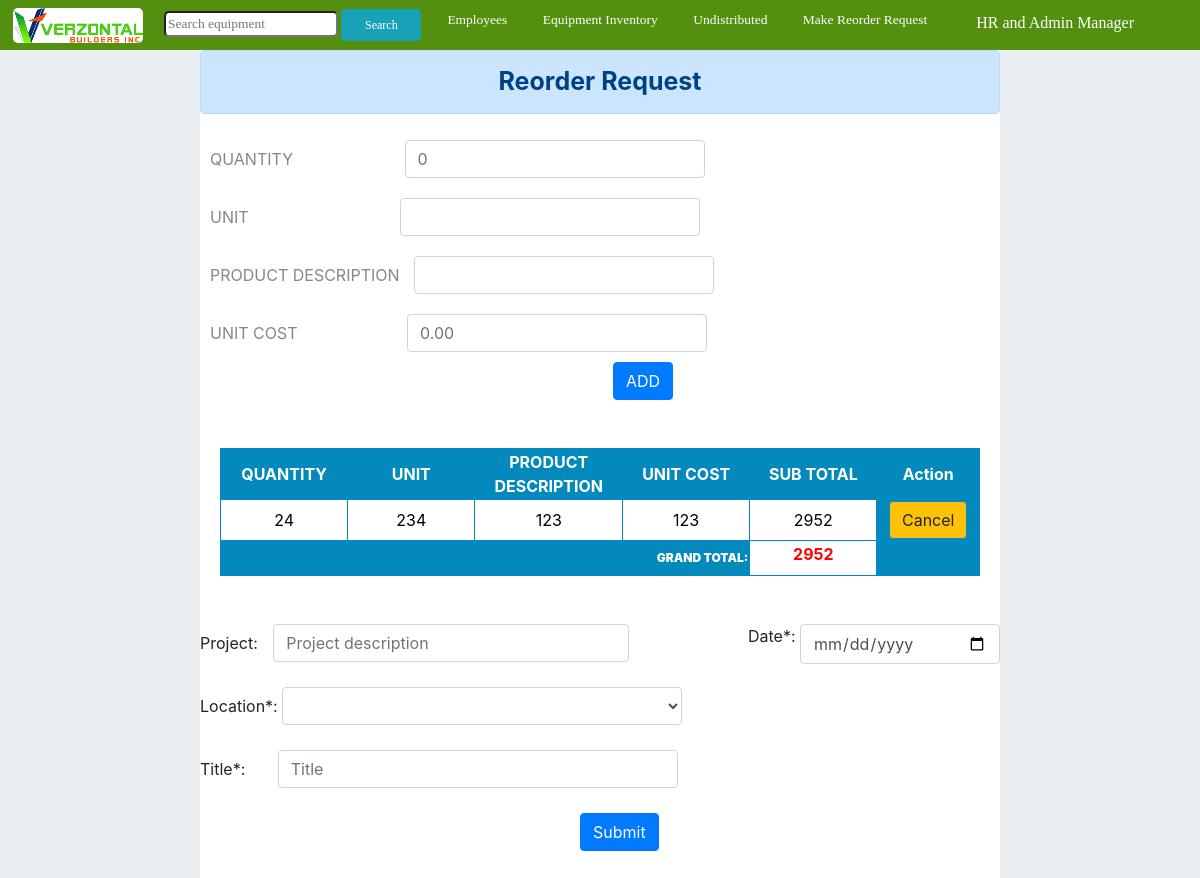
The page /reorder.php (signed in) on the database its author committed.
### tables this page shows
CREATE TABLE `save_reorder` (
  `id` int(255) NOT NULL,
  `qty` int(11) NOT NULL,
  `unit` varchar(255) NOT NULL,
  `pdesc` varchar(255) NOT NULL,
  `unit_cost` int(11) NOT NULL
);

### reorder.php (the view, shortened to what this page needs)
<!DOCTYPE html>
<html>
<head><title>Reorder</title>
<?php
include "header.php";
 ?>
</head>
<body>
   <div class="first-header">
         <ul>
    <a href="dashboard.php" style="float:left; margin-top:3px;margin-left:6px;"><img src="icon/logo.png" alt="logo" height="45" width="140" id="imgnav"></a>
    <li>
      <div id="searchdiv-form" style="float:left;margin-top:-1px;margin-left:16px;">
        <section style="float:left;">
      <form id="search-form" action="search-session.php" method="POST" class="">
      <input type="text" id="search-input" name="q" style="border-radius: 5px;" placeholder="Search equipment" value="<?php  echo isset($_GET['q']) ? $_GET['q'] : null; ?>">
      <input type="submit" name="submit-button" value="Search" class="btn btn-info" style="width:80px;font-size:12px;">
    </form>
  </section>
  </div>
    </li>
    <li><a href="dashboard.php">Employees</a></li>
    <li><a href="equipment.php?section=">Equipment Inventory</a></li>
    <li><a href="undistributed.php">Undistributed</a></li>
    <li><a href="reorder.php">Make Reorder Request</a></li>
   <div class="dropdown" style="float:right;margin-right:40px;margin-top:-15px;">
   <?php echo $_SESSION['SESS_ROLE'];?>
  </div>
  </ul>
</div>
<div style="padding-bottom:100%;background-color:white;margin-left:200px;margin-right:200px;">
  <div class="alert alert-primary" role="alert" style="text-align:center;font-size:25px;"><strong>Reorder Request</strong></div>
<form action="savereorder.php" method="POST">
 <span style="margin-left:10px;color:#878787;">QUANTITY</span>
  <input type="number" placeholder="0" name="qty" class="form-control" style="width:300px;margin:10px;margin-left:107px;" required><br>
  <span style="margin-left:10px;color:#878787;">UNIT</span>
  <input type="text" name="unit" class="form-control" style="width:300px;margin:10px;margin-left:147px;" required><br>
  <span style="margin-left:10px;color:#878787;">PRODUCT DESCRIPTION</span>
  <input type="text" name="pdesc" class="form-control" style="width:300px;margin:10px;"><br>
<span style="margin-left:10px;color:#878787;">UNIT COST</span>
  <input type="number" step="0.00" placeholder="0.00" name="unitcost" class="form-control" style="width:300px;margin:10px;margin-left:105px;" required><br>
  <input type="submit" name="submit" value="ADD" class="btn btn-primary" style="margin-left:413px;">
</form><br><br>
<table class="reorderTable" id="resultTable" data-responsive="table" style="margin-left:20px; margin-right:20px;color:white;background-color:#0389BC;text-align: center;border-color:#0389BC;">
  <thead>
    <th style=" border: 1px solid #0389BC;" width="12%">QUANTITY</th>
    <th style=" border: 1px solid #0389BC;" width="12%">UNIT</th>
    <th style=" border: 1px solid #0389BC;" width="12%">PRODUCT DESCRIPTION</th>
    <th style=" border: 1px solid #0389BC;" width="12%">UNIT COST</th>
    <th style=" border: 1px solid #0389BC;" width="12%">SUB TOTAL</th>
    <th style=" border: 1px solid #0389BC;" width="7%">Action</th>
  </thead>
  <tbody>
    <?php
    $sql2="SELECT * FROM save_reorder";
    $result=mysqli_query($conn,$sql2);
    while($row2=mysqli_fetch_assoc($result)){
      ?>
    <tr>
        <td style=" border: 1px solid #0389BC;background-color:white;color:black;"><?php echo $row2['qty'];?></td>
        <td style=" border: 1px solid #0389BC;background-color:white;color:black;"><?php echo $row2['unit'];?></td>
        <td style=" border: 1px solid #0389BC;background-color:white;color:black;"><?php echo $row2['pdesc'];?></td>
        <td style=" border: 1px solid #0389BC;background-color:white;color:black;"><?php echo $row2['unit_cost'];?></td>
        <?php
        $a=$row2['qty'];
        $b=$row2['unit_cost'];
         ?>
          <td style=" border: 1px solid #0389BC;background-color:white;color:black;"><?php echo $a * $b;?> </td>
        <td width="90" style=" border: 1px solid #0389BC;"><button class="btn btn-mini btn-warning" style=" border: 1px solid #0389BC;" value="<?php echo $row2['id'];?>" onclick="delorder(this)"><i class="icon icon-remove"></i> Cancel </button></td>
    </tr>
<?php
}
 ?>
    <thead>
      <tr>
        <th colspan="1" style="border: 1px solid #0389BC; "></th>
        <th colspan="1" style="border: 1px solid #0389BC; "></th>
        <th colspan="2" style="font-size: 12px; text-align: right;border: 1px solid #0389BC; font-size: 12px; color: 'WHITE';"><strong>GRAND TOTAL:</strong></th>
        <td style="border: 1px solid #0389BC;background-color:white;color:black;">
          <?php
          $total=0;
          $sql3="SELECT * FROM save_reorder";
          $result3=mysqli_query($conn,$sql3);
          while($row3=mysqli_fetch_assoc($result3)){
                $aaa=$row3['qty'];
                $bbb=$row3['unit_cost'];
                $res=$aaa*$bbb;
                $total += $res;
              }  echo "<label style='color:red;'><strong>" . $total . "</strong></label>";
          ?></td><th colspan="5" style="border: 1px solid #0389BC;"></th>
      </tr>
    </thead>
  </tbody>
</table>
<br><br>
<form action="viewreorder.php" method="POST">
  <div style="width:100%;">
  <input type="date" name="date_reorder" style="float:right;width:200px;" class="form-control" required>
  <label style="float:right;">Date*:&nbsp</label>
  <label>Project:</label>
  <input type="text" name="project" class="form-control" style="margin-left:11px;width:356px;" placeholder="Project description"><br><br>
  <label>Location*:</label>
  <select name="location" class="form-control" style="width:400px;" required>
    <option></option>
    <?php
    $sql="SELECT * FROM deployment";
    $result=mysqli_query($conn,$sql);
    while($row=mysqli_fetch_assoc($result)){
      ?>
    <option><?php echo $row['deployment'];?></option>
    <?php
  }
   ?>
  </select><br><br>
  <label>Title*:</label>
  <input type="text" name="title" class="form-control" placeholder="Title" style="margin-left:28px;width:400px" required><br>
<br>
<input type="submit" name="submit" class="btn btn-primary" style="margin-left:380px;">
</form>
</div>
</body>
</html>

### css/style.css (style rules this page uses)
html { scroll-behavior: smooth; }
body { height: 670px; overflow: auto; position:relative; }
.first-header { background-color:#53900f; padding:20px; font-family: "Times New Roman", Times, serif; margin-left:0px; margin-top:-10px; margin-right:-10px; font-size:13.5px; }
.first-header li { color:white; padding:5px; }
.first-header li a { padding: 19px 11px; text-decoration: none; color:white; transition: 0.5s; }
.dropdown { color:white; padding:16px; font-size:16px; border:none; position:relative; display:inline-block; margin-right:15px; float:right; }
ul { list-style-type: none; margin: 0; padding: 0; }
li { display: inline; }
#imgnav { margin-top:-10px; margin-bottom:-13px; margin-left:-18px; padding:5px; border-top-left-radius: 10px; border-top-right-radius: 10px; border-bottom-left-radius: 10px; border-bottom-right-radius:10px; }

### css/style2.css (style rules this page uses)
body { background-color: #ECEFF1; font-size: 0.95em; font-family: arial; }
table { border-collapse: collapse; }
table, td, th { border: 1px solid black; }

### rows shown on the page
save_reorder: qty "24", unit "234", pdesc "123", unit_cost "123", $a * $b "2952", $row2['id'] 27 (drawn)

### other values the page prints
$_SESSION['SESS_ROLE'] "HR and Admin Manager"
$total "2952"
